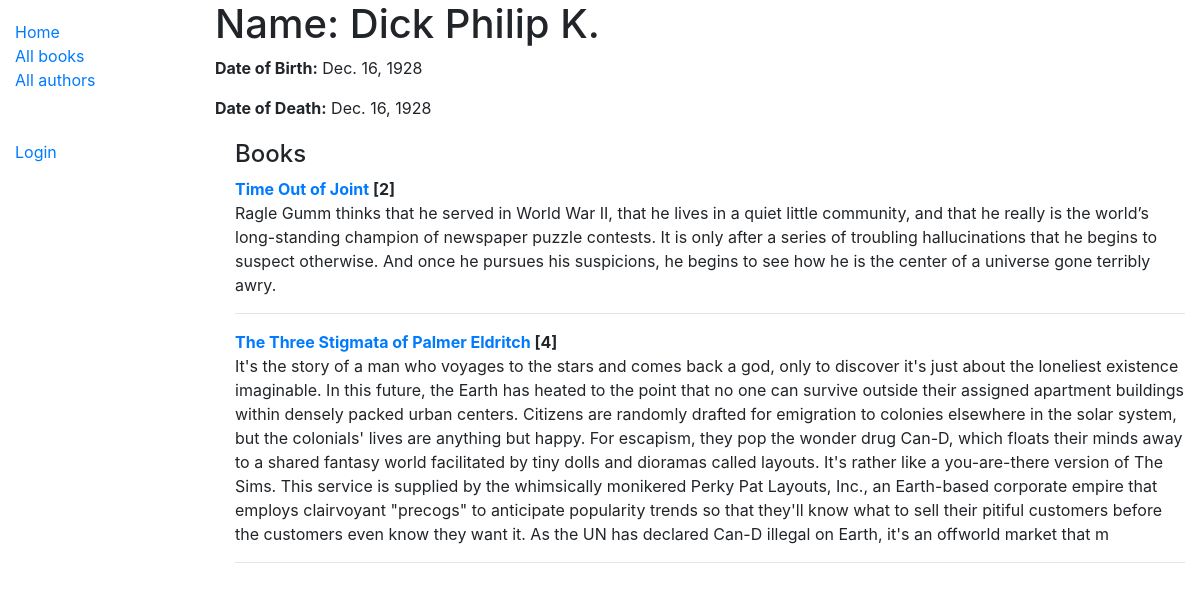
The app's page /catalog/author/1 with its own data.
### catalog/models.py (models this page shows, shortened)
class Author(models.Model):
    first_name = models.CharField(max_length=100)
    last_name = models.CharField(max_length=100)
    date_of_birth = models.DateField(null=True, blank=True)
    date_of_death = models.DateField('Died', null=True, blank=True)
    class Meta:
        ordering = ['last_name', 'first_name']

class Book(models.Model):
    title = models.CharField(max_length=200)
    author = models.ForeignKey('Author', on_delete=models.SET_NULL, null=True)
    summary = models.TextField(max_length=1000, help_text='Enter a brief description of the book')
    isbn = models.CharField('ISBN', max_length=13, help_text='13 Character <a href="https://www.isbn-international.org/content/what-isbn">ISBN number</a>')
    genre = models.ManyToManyField(Genre, help_text='Select a genre for this book')
    def display_genre(self):
        """Create a string for the Genre. This is required to display genre in Admin."""
        return ', '.join(genre.name for genre in self.genre.all()[:3])
    display_genre.short_description = 'Genre'
    language = models.ForeignKey(Language, on_delete=models.SET_NULL, null=True, help_text='Select a language for this book')
    def display_language(self):
        return language.name
    display_language.short_description = 'Language'

### catalog/views.py (the view)
# urls.py: path('author/<int:pk>', views.AuthorDetailView.as_view(), name='author-detail'),
class AuthorDetailView(generic.DetailView):
    model = Author

### catalog/templates/catalog/author_detail.html
{% extends "base_generic.html" %}
{% block content %}
<h1>Name: {{ author.last_name }} {{author.first_name}}</h1>
  <p><strong>Date of Birth:</strong> {{ author.date_of_birth }}</p>
  <p><strong>Date of Death:</strong> {{ author.date_of_birth }}</p>
  <div style="margin-left:20px;margin-top:20px">
    <h4>Books</h4>
    {% for editions in author.book_set.all %}
        <b><a href="{% url 'book-detail' editions.pk %}">{{ editions.title }}</a> [{{ editions.pk }}]</b><br>
        {{editions.summary}}
      <hr>
    {% endfor %}
  </div>
{% endblock %}

### records on screen
Author: last_name "Dick", first_name "Philip K.", date_of_birth "Dec. 16, 1928"
Book: title "Time Out of Joint", pk "2", summary "Ragle Gumm thinks that he served in World War II, that he lives in a quiet little community, and that he really is the world’s long-standing champion of newspaper puzzle contests. It is only after a series of troubling hallucinations that he begins to suspect otherwise. And once he pursues his suspicions, he begins to see how he is the center of a universe gone terribly awry."
Book: title "The Three Stigmata of Palmer Eldritch", pk "4", summary "It's the story of a man who voyages to the stars and comes back a god, only to discover it's just about the loneliest existence imaginable. In this future, the Earth has heated to the point that no one can survive outside their assigned apartment buildings within densely packed urban centers. Citizens are randomly drafted for emigration to colonies elsewhere in the solar system, but the colonials' lives are anything but happy. For escapism, they pop the wonder drug Can-D, which floats their minds away to a shared fantasy world facilitated by tiny dolls and dioramas called layouts. It's rather like a you-are-there version of The Sims. This service is supplied by the whimsically monikered…"
